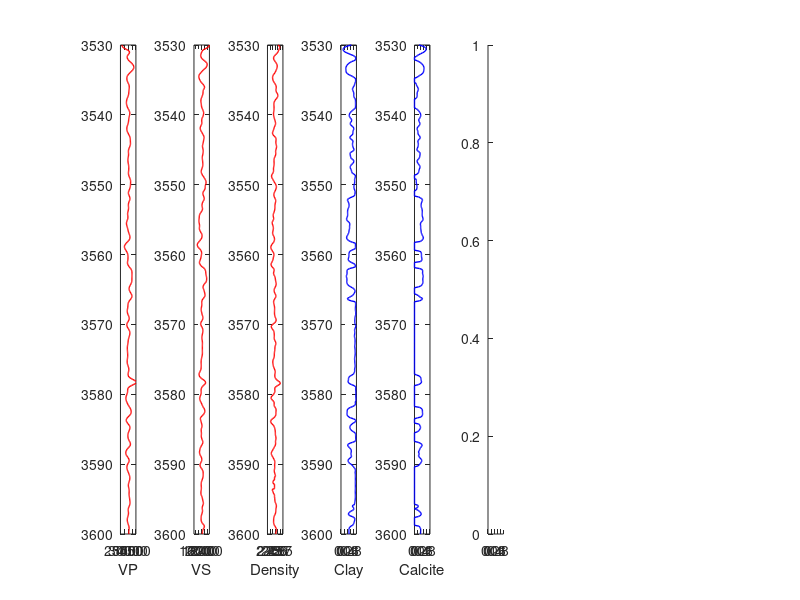

Write the MATLAB code that produced this figure. (Note: this script raises an error after producing the figure.)
clear; clc; tic;

load('LogData1.mat')  % Load logging data

% Extract well log data (first 561 points)
Depth = LogData(1:561, 1);    % Depth (m)
VP    = LogData(1:561, 2);    % P-wave velocity (m/s)
VS    = LogData(1:561, 3);    % S-wave velocity (m/s)
Den   = LogData(1:561, 4);    % Density (g/cm³)
Vli   = LogData(1:561, 5);    % Calcite content
POR   = LogData(1:561, 6);    % Porosity
Vqu   = LogData(1:561, 7);    % Quartz content
Vsh   = LogData(1:561, 8);    % Clay content
SW    = LogData(1:561, 9);    % Water saturation
TOC   = LogData(1:561,10);    % Total Organic Carbon (TOC) content

% Plot logging curves
figure
subplot(1,9,1)
plot(VP, Depth, 'r', 'LineWidth', 1)
xlim([2500 4500]); ylim([3530 3600]); set(gca, 'YDir', 'reverse');
xlabel('VP');

subplot(1,9,2)
plot(VS, Depth, 'r', 'LineWidth', 1)
xlim([1500 2500]); ylim([3530 3600]); set(gca, 'YDir', 'reverse');
xlabel('VS');

subplot(1,9,3)
plot(Den, Depth, 'r', 'LineWidth', 1);
xlim([2.4 2.7]); ylim([3530 3600]); set(gca, 'YDir', 'reverse');
xlabel('Density');

subplot(1,9,4)
plot(Vsh, Depth, 'b', 'LineWidth', 1);
xlim([0 1]); ylim([3530 3600]); set(gca, 'YDir', 'reverse');
xlabel('Clay');

subplot(1,9,5)
plot(Vli, Depth, 'b', 'LineWidth', 1);
xlim([0 1]); ylim([3530 3600]); set(gca, 'YDir', 'reverse');
xlabel('Calcite');

subplot(1,9,6)
plot(smooth(Vqu), Depth, 'b', 'LineWidth', 1);
xlim([0 0.2]); ylim([3530 3600]); set(gca, 'YDir', 'reverse');
xlabel('Quartz');

subplot(1,9,7)
plot(TOC, Depth, 'b', 'LineWidth', 1);
xlim([0 0.05]); ylim([3530 3600]); set(gca, 'YDir', 'reverse');
xlabel('TOC');

subplot(1,9,8)
plot(POR, Depth, 'b', 'LineWidth', 1);
xlim([0 0.15]); ylim([3530 3600]); set(gca, 'YDir', 'reverse');
xlabel('Porosity');

subplot(1,9,9)
plot(SW, Depth, 'b', 'LineWidth', 1);
xlim([0 1]); ylim([3530 3600]); set(gca, 'YDir', 'reverse');
xlabel('SW');









